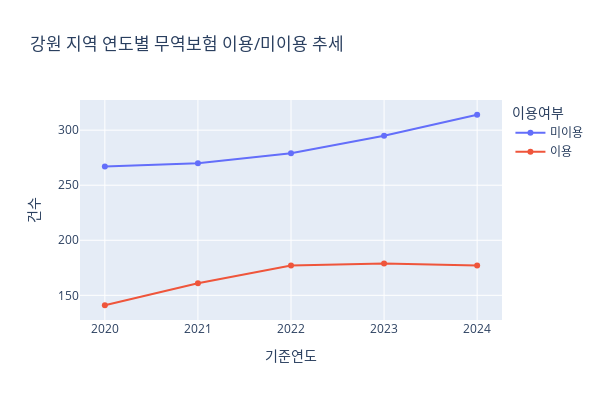
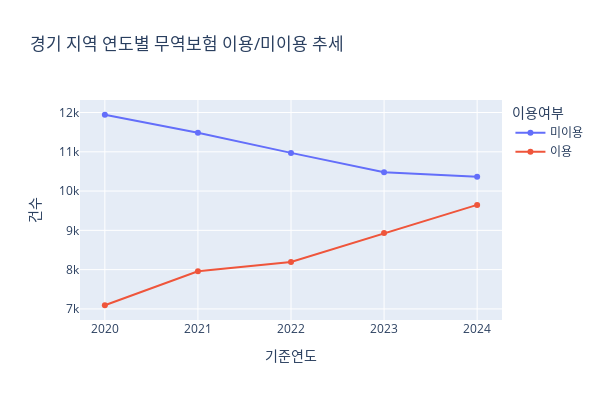
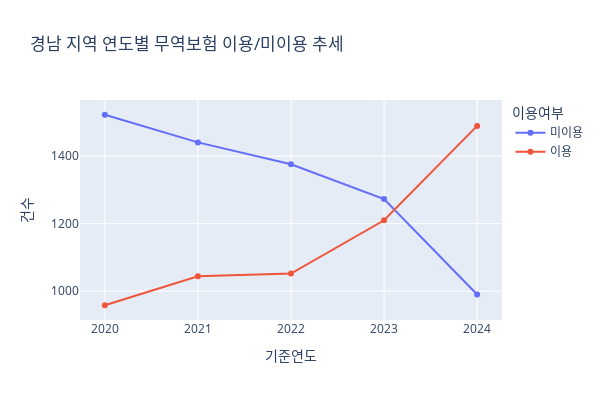
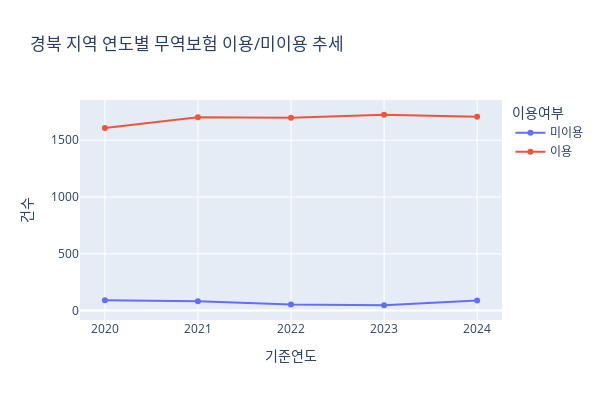

Notebook cell for these charts, in order:
### Code cell
for region in regions:
    regional_subset = regional_melted[regional_melted['소재지'] == region]

    fig = px.line(regional_subset, x='기준연도', y='건수', color='이용여부', markers=True,
                  title= f'{region} 지역 연도별 무역보험 이용/미이용 추세')
    
    fig.update_layout(width=600, height=400)

    fig.show()

### Figure 1 — Plotly figure (JSON) as saved in the notebook; plotly's stock layout.template omitted (floating-point values rounded to 4 significant figures)
{"data": [{"hovertemplate": "이용여부=미이용<br>기준연도=%{x}<br>건수=%{y}<extra></extra>", "legendgroup": "미이용", "line": {"color": "#636efa", "dash": "solid"}, "marker": {"symbol": "circle"}, "mode": "lines+markers", "name": "미이용", "orientation": "v", "showlegend": true, "type": "scatter", "x": [2020, 2021, 2022, 2023, 2024], "xaxis": "x", "y": [267, 270, 279, 295, 314], "yaxis": "y"}, {"hovertemplate": "이용여부=이용<br>기준연도=%{x}<br>건수=%{y}<extra></extra>", "legendgroup": "이용", "line": {"color": "#EF553B", "dash": "solid"}, "marker": {"symbol": "circle"}, "mode": "lines+markers", "name": "이용", "orientation": "v", "showlegend": true, "type": "scatter", "x": [2020, 2021, 2022, 2023, 2024], "xaxis": "x", "y": [141, 161, 177, 179, 177], "yaxis": "y"}], "layout": {"height": 400, "legend": {"title": {"text": "이용여부"}, "tracegroupgap": 0}, "title": {"text": "강원 지역 연도별 무역보험 이용/미이용 추세"}, "width": 600, "xaxis": {"anchor": "y", "domain": [0, 1], "title": {"text": "기준연도"}}, "yaxis": {"anchor": "x", "domain": [0, 1], "title": {"text": "건수"}}}}

### Figure 2 — Plotly figure (JSON) as saved in the notebook; plotly's stock layout.template omitted (floating-point values rounded to 4 significant figures)
{"data": [{"hovertemplate": "이용여부=미이용<br>기준연도=%{x}<br>건수=%{y}<extra></extra>", "legendgroup": "미이용", "line": {"color": "#636efa", "dash": "solid"}, "marker": {"symbol": "circle"}, "mode": "lines+markers", "name": "미이용", "orientation": "v", "showlegend": true, "type": "scatter", "x": [2020, 2021, 2022, 2023, 2024], "xaxis": "x", "y": [11943, 11484, 10972, 10478, 10367], "yaxis": "y"}, {"hovertemplate": "이용여부=이용<br>기준연도=%{x}<br>건수=%{y}<extra></extra>", "legendgroup": "이용", "line": {"color": "#EF553B", "dash": "solid"}, "marker": {"symbol": "circle"}, "mode": "lines+markers", "name": "이용", "orientation": "v", "showlegend": true, "type": "scatter", "x": [2020, 2021, 2022, 2023, 2024], "xaxis": "x", "y": [7093, 7959, 8195, 8930, 9648], "yaxis": "y"}], "layout": {"height": 400, "legend": {"title": {"text": "이용여부"}, "tracegroupgap": 0}, "title": {"text": "경기 지역 연도별 무역보험 이용/미이용 추세"}, "width": 600, "xaxis": {"anchor": "y", "domain": [0, 1], "title": {"text": "기준연도"}}, "yaxis": {"anchor": "x", "domain": [0, 1], "title": {"text": "건수"}}}}

### Figure 3 — Plotly figure (JSON) as saved in the notebook; plotly's stock layout.template omitted (floating-point values rounded to 4 significant figures)
{"data": [{"hovertemplate": "이용여부=미이용<br>기준연도=%{x}<br>건수=%{y}<extra></extra>", "legendgroup": "미이용", "line": {"color": "#636efa", "dash": "solid"}, "marker": {"symbol": "circle"}, "mode": "lines+markers", "name": "미이용", "orientation": "v", "showlegend": true, "type": "scatter", "x": [2020, 2021, 2022, 2023, 2024], "xaxis": "x", "y": [1523, 1441, 1376, 1273, 990], "yaxis": "y"}, {"hovertemplate": "이용여부=이용<br>기준연도=%{x}<br>건수=%{y}<extra></extra>", "legendgroup": "이용", "line": {"color": "#EF553B", "dash": "solid"}, "marker": {"symbol": "circle"}, "mode": "lines+markers", "name": "이용", "orientation": "v", "showlegend": true, "type": "scatter", "x": [2020, 2021, 2022, 2023, 2024], "xaxis": "x", "y": [958, 1044, 1052, 1210, 1490], "yaxis": "y"}], "layout": {"height": 400, "legend": {"title": {"text": "이용여부"}, "tracegroupgap": 0}, "title": {"text": "경남 지역 연도별 무역보험 이용/미이용 추세"}, "width": 600, "xaxis": {"anchor": "y", "domain": [0, 1], "title": {"text": "기준연도"}}, "yaxis": {"anchor": "x", "domain": [0, 1], "title": {"text": "건수"}}}}

### Figure 4 — Plotly figure (JSON) as saved in the notebook; plotly's stock layout.template omitted (floating-point values rounded to 4 significant figures)
{"data": [{"hovertemplate": "이용여부=미이용<br>기준연도=%{x}<br>건수=%{y}<extra></extra>", "legendgroup": "미이용", "line": {"color": "#636efa", "dash": "solid"}, "marker": {"symbol": "circle"}, "mode": "lines+markers", "name": "미이용", "orientation": "v", "showlegend": true, "type": "scatter", "x": [2020, 2021, 2022, 2023, 2024], "xaxis": "x", "y": [90, 82, 53, 47, 88], "yaxis": "y"}, {"hovertemplate": "이용여부=이용<br>기준연도=%{x}<br>건수=%{y}<extra></extra>", "legendgroup": "이용", "line": {"color": "#EF553B", "dash": "solid"}, "marker": {"symbol": "circle"}, "mode": "lines+markers", "name": "이용", "orientation": "v", "showlegend": true, "type": "scatter", "x": [2020, 2021, 2022, 2023, 2024], "xaxis": "x", "y": [1607, 1701, 1698, 1724, 1706], "yaxis": "y"}], "layout": {"height": 400, "legend": {"title": {"text": "이용여부"}, "tracegroupgap": 0}, "title": {"text": "경북 지역 연도별 무역보험 이용/미이용 추세"}, "width": 600, "xaxis": {"anchor": "y", "domain": [0, 1], "title": {"text": "기준연도"}}, "yaxis": {"anchor": "x", "domain": [0, 1], "title": {"text": "건수"}}}}
